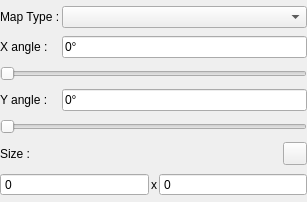
<?xml version="1.0" encoding="UTF-8"?>
<ui version="4.0">
 <class>MapEditor</class>
 <widget class="QWidget" name="MapEditor">
  <property name="geometry">
   <rect>
    <x>0</x>
    <y>0</y>
    <width>307</width>
    <height>202</height>
   </rect>
  </property>
  <property name="windowTitle">
   <string>Form</string>
  </property>
  <layout class="QGridLayout" name="gridLayout">
   <property name="leftMargin">
    <number>0</number>
   </property>
   <property name="topMargin">
    <number>0</number>
   </property>
   <property name="rightMargin">
    <number>0</number>
   </property>
   <property name="bottomMargin">
    <number>0</number>
   </property>
   <property name="spacing">
    <number>2</number>
   </property>
   <item row="1" column="0">
    <widget class="QLabel" name="label">
     <property name="text">
      <string>X angle :</string>
     </property>
    </widget>
   </item>
   <item row="3" column="0">
    <widget class="QLabel" name="label_2">
     <property name="text">
      <string>Y angle :</string>
     </property>
    </widget>
   </item>
   <item row="5" column="0">
    <widget class="QLabel" name="label_3">
     <property name="text">
      <string>Size :</string>
     </property>
    </widget>
   </item>
   <item row="5" column="2">
    <widget class="QToolButton" name="resizing">
     <property name="icon">
      <iconset resource="../../../Icons/ressources.qrc">
       <normaloff>:/Icons/editer.png</normaloff>:/Icons/editer.png</iconset>
     </property>
    </widget>
   </item>
   <item row="4" column="0" colspan="3">
    <widget class="QSlider" name="angleY">
     <property name="maximum">
      <number>900</number>
     </property>
     <property name="orientation">
      <enum>Qt::Horizontal</enum>
     </property>
    </widget>
   </item>
   <item row="3" column="1" colspan="2">
    <widget class="QLineEdit" name="vAngleY">
     <property name="text">
      <string>0°</string>
     </property>
     <property name="readOnly">
      <bool>true</bool>
     </property>
    </widget>
   </item>
   <item row="2" column="0" colspan="3">
    <widget class="QSlider" name="angleX">
     <property name="maximum">
      <number>900</number>
     </property>
     <property name="orientation">
      <enum>Qt::Horizontal</enum>
     </property>
    </widget>
   </item>
   <item row="1" column="1" colspan="2">
    <widget class="QLineEdit" name="vAngleX">
     <property name="text">
      <string>0°</string>
     </property>
     <property name="readOnly">
      <bool>true</bool>
     </property>
    </widget>
   </item>
   <item row="6" column="0" colspan="3">
    <layout class="QHBoxLayout" name="horizontalLayout_2" stretch="1,0,1">
     <item>
      <widget class="QSpinBox" name="mapWidth">
       <property name="readOnly">
        <bool>true</bool>
       </property>
       <property name="buttonSymbols">
        <enum>QAbstractSpinBox::NoButtons</enum>
       </property>
       <property name="maximum">
        <number>10000</number>
       </property>
      </widget>
     </item>
     <item>
      <widget class="QLabel" name="label_5">
       <property name="text">
        <string>x</string>
       </property>
      </widget>
     </item>
     <item>
      <widget class="QSpinBox" name="mapHeight">
       <property name="readOnly">
        <bool>true</bool>
       </property>
       <property name="buttonSymbols">
        <enum>QAbstractSpinBox::NoButtons</enum>
       </property>
       <property name="maximum">
        <number>1000</number>
       </property>
      </widget>
     </item>
    </layout>
   </item>
   <item row="5" column="1">
    <spacer name="horizontalSpacer2">
     <property name="orientation">
      <enum>Qt::Horizontal</enum>
     </property>
     <property name="sizeHint" stdset="0">
      <size>
       <width>40</width>
       <height>20</height>
      </size>
     </property>
    </spacer>
   </item>
   <item row="0" column="0">
    <widget class="QLabel" name="label_4">
     <property name="text">
      <string>Map Type :</string>
     </property>
    </widget>
   </item>
   <item row="0" column="1" colspan="2">
    <widget class="QComboBox" name="comboBox"/>
   </item>
  </layout>
  <zorder>label_3</zorder>
  <zorder>resizing</zorder>
  <zorder>angleY</zorder>
  <zorder>angleX</zorder>
  <zorder>vAngleY</zorder>
  <zorder>label</zorder>
  <zorder>vAngleX</zorder>
  <zorder>label_2</zorder>
  <zorder>label_4</zorder>
  <zorder>comboBox</zorder>
 </widget>
 <tabstops>
  <tabstop>comboBox</tabstop>
  <tabstop>vAngleX</tabstop>
  <tabstop>angleX</tabstop>
  <tabstop>vAngleY</tabstop>
  <tabstop>angleY</tabstop>
  <tabstop>resizing</tabstop>
  <tabstop>mapWidth</tabstop>
  <tabstop>mapHeight</tabstop>
 </tabstops>
 <resources>
  <include location="../../../Icons/ressources.qrc"/>
 </resources>
 <connections/>
</ui>
